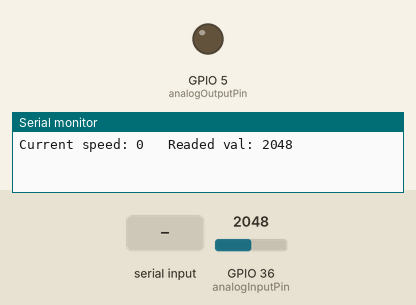
A sketch run on a simulated ESP32. Parts: output pins drawn as LEDs (lit = HIGH), the last lines printed to the serial monitor. The test bench sets the inputs (shaded band); at power-on: GPIO 36 (analogInputPin) = 2048.

Above: at 1.2 s.
1.3 s: "90,45\n" received over Serial
At 2.8 s:
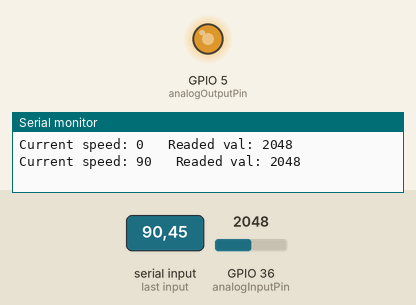
3.8 s: "30,150\n" received over Serial
At 5.9 s:
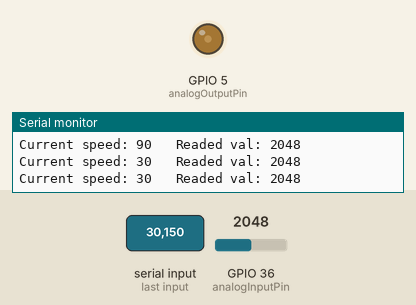
6.3 s: "200\n" received over Serial
At 7.9 s:
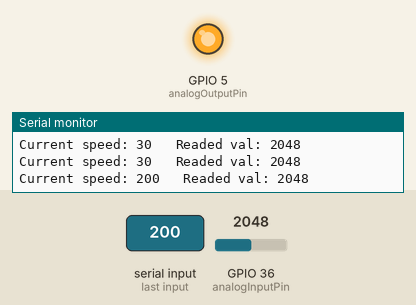
8.8 s: "90\n" received over Serial
At 11.0 s:
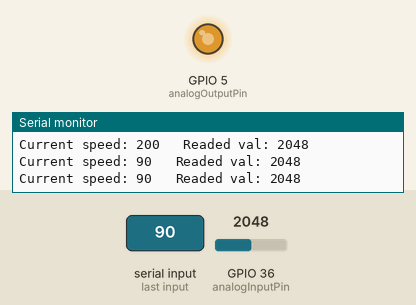
Timing chart, 0 to 12.3 s (numbered marks = the images above; inputs shaded):
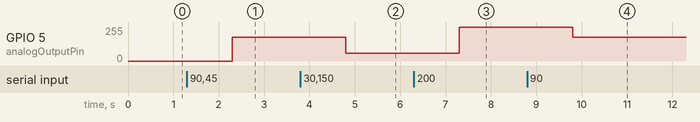

The sketch:

ESP32_analogWrite.ino
```cpp
#include "Arduino.h"
#include <esp32-hal-ledc.h>

#include "my_util.h"

int analogOutputPin = 5;
int analogInputPin = 36;

//prototypes
void ledcAnalogWrite(uint8_t channel, uint32_t value, uint32_t valueMax = 4095);

void setup()
{
	Serial.begin(115200);
	pinMode(analogOutputPin, OUTPUT);
	pinMode(analogInputPin, INPUT);

	//Setting up
	ledcSetup(1, 5000, 13); //Channel 1; 5000Hz; 13 bits resolution
	ledcAttachPin(analogOutputPin, 0);
}

int writtenVal = 0;
int readedVal = 0;

void loop()
{
	if(Serial.available())
			writtenVal = to_int(Serial.readString());
	readedVal = analogRead(analogInputPin);

	ledcAnalogWrite(0, writtenVal);

	//We want to make sure about value we write, so we read the value using another port
	readedVal = analogRead(analogInputPin);

	//Print data for debugging
	printPeriodicData("Current speed: " + to_string(writtenVal) + "\t Readed val: " + readedVal, 1000);
}

void ledcAnalogWrite(uint8_t channel, uint32_t value, uint32_t valueMax)
{
	// calculate duty, 8191 from 2 ^ 13 - 1
	uint32_t duty = (8191 / valueMax) * min(value, valueMax);

	// write duty to LEDC
	ledcWrite(channel, duty);
}
```

my_util.h
```cpp
#ifndef my_util_h
#define my_util_h

#include <WString.h>
#include <Arduino.h>

//Prototypes
String to_string(int intNumber);
int to_int(String str);
int getNumberOfChars(String str, char checkCharacter);
String getStringPartByNr(String data, char separator, int index);
void printPeriodicData(String data, int interval = 1000);

//Functions defined
String to_string(int val)
{
	char snum[16];
	itoa(val, snum, 10);
	return snum;
}

int to_int(String str)
{
	return atoi(str.c_str());
}

int getNumberOfChars(String str, char checkCharacter)
{
	int count = 0;

	for (int i = 0; i < str.length(); i++)
	{
		if (str[i] == checkCharacter)
		{
			++count;
		}
	}
	return count;
}

String getStringPartByNr(String data, char separator, int index)
{
	// spliting a string and return the part nr index
	// split by separator

	int stringData = 0;        //variable to count data part nr
	String dataPart = "";      //variable to hole the return text

	for (int i = 0; i <= data.length() - 1; i++)
	{
		//Walk through the text one letter at a time
		if (data[i] == separator)
		{
			//Count the number of times separator character appears in the text
			stringData++;
		}
		else if (stringData == index)
		{
			//get the text when separator is the rignt one
			dataPart.concat(data[i]);

		}
		else if (stringData > index)
		{
			//return text and stop if the next separator appears - to save CPU-time
			return dataPart;
			break;
		}

	}
	//return text if this is the last part
	return dataPart;
}

void printPeriodicData(String data, int interval)
{
	static long previousMillis = 0;
	if (millis() - previousMillis > interval)
	{
		previousMillis = millis();
		Serial.println(data);
	}
}

#endif
```

Measured:
- after the input at 1.3 s, GPIO 5 (analogOutputPin): 0/255 → 179/255 after 1.0 s
- after the input at 3.8 s, GPIO 5 (analogOutputPin): 179/255 → 60/255 after 1.0 s
- after the input at 6.3 s, GPIO 5 (analogOutputPin): 60/255 → 255/255 after 1.0 s
- after the input at 8.8 s, GPIO 5 (analogOutputPin): 255/255 → 179/255 after 1.0 s
